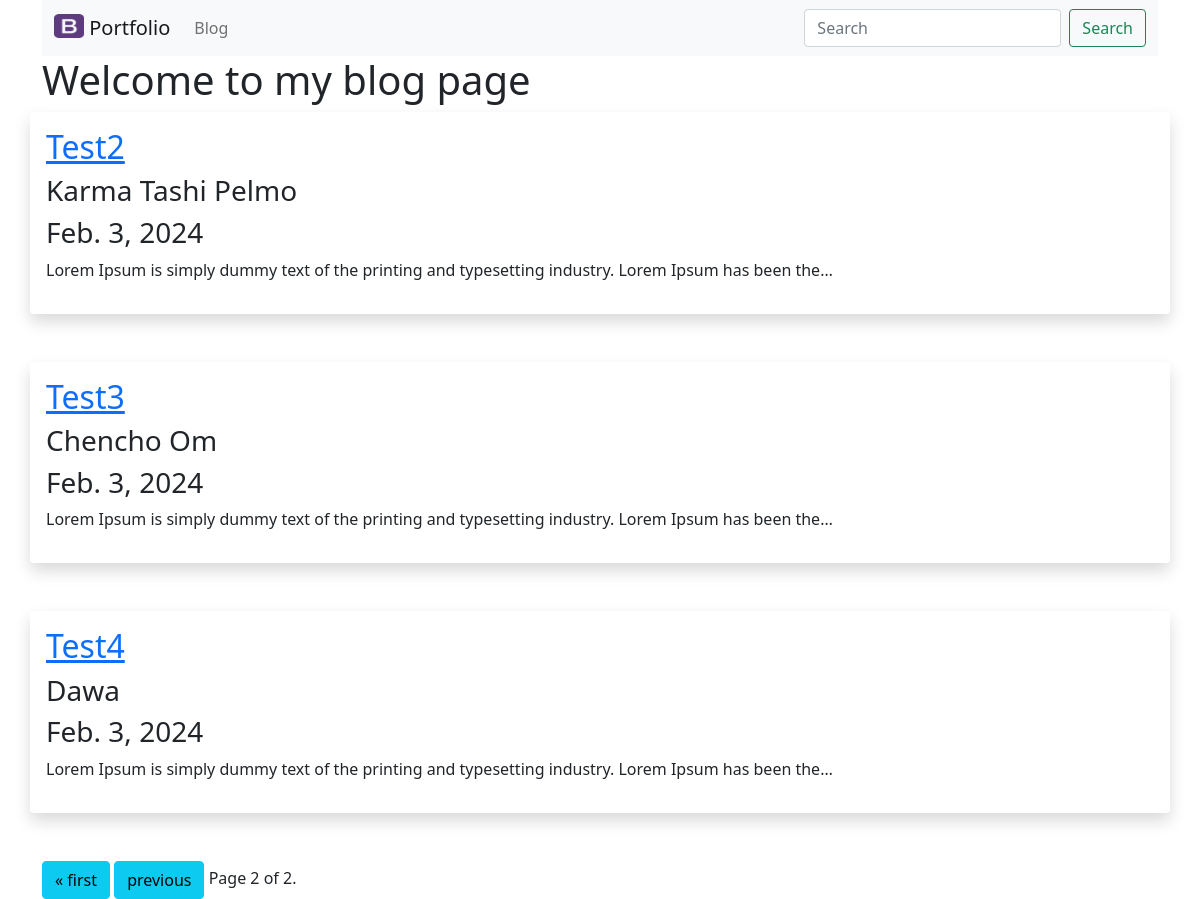
Screenshot of /blog/?page=2 with the database file from the repository.
### blog/models.py (models this page shows, shortened)
class Blog(models.Model):
    title = models.CharField(max_length=100)
    author = models.CharField(max_length=100)
    date_posted = models.DateField()
    content = models.TextField()

### blog/views.py (the view)
# urls.py: path('',views.all_blogs,name='all_blogs'),
def all_blogs(request):
    blogs = Blog.objects.order_by('date_posted')
    paginator = Paginator(blogs,4)
    page_number = request.GET.get("page")
    page_object = paginator.get_page(page_number)
    return render(request,'blog/all_blogs.html',{'page_obj':page_object})

### blog/templates/blog/all_blogs.html (shortened to what this page needs)
{% extends "portfolio/base.html" %}
{% block content %}
<h1>Welcome to my blog page</h1>
{% for blog in page_obj %}
<div class="row">
    <div class="shadow p-3 mb-5 bg-body-tertiary rounded">
<h2><a href="{% url 'blog:posts' blog.id %}">{{blog.title}}</a></h2>
<h3>{{blog.author}}</h3>
<h3>{{blog.date_posted|date}}</h3>
<p>{{blog.content|truncatechars:100}}</p>
</div></div>
{% endfor %}
<div class="pagination">
    <span class="step-links">
        {% if page_obj.has_previous %}
            <a class="btn btn-info" href="?page=1">&laquo; first</a>
            <a class="btn btn-info" href="?page={{ page_obj.previous_page_number }}">previous</a>
        {% endif %}
        <span class="current">
            Page {{ page_obj.number }} of {{ page_obj.paginator.num_pages }}.
        </span>
    </span>
</div>
{% endblock  %}

### rows the page displays
Blog: title "Test2", author "Karma Tashi Pelmo", date_posted "Feb. 3, 2024", content "Lorem Ipsum is simply dummy text of the printing and typesetting industry. Lorem Ipsum has been the…"
Blog: title "Test3", author "Chencho Om", date_posted "Feb. 3, 2024", content "Lorem Ipsum is simply dummy text of the printing and typesetting industry. Lorem Ipsum has been the…"
Blog: title "Test4", author "Dawa", date_posted "Feb. 3, 2024", content "Lorem Ipsum is simply dummy text of the printing and typesetting industry. Lorem Ipsum has been the…"

### other values shown
{{ page_obj.number }} "2"
{{ page_obj.paginator.num_pages }} "2"
